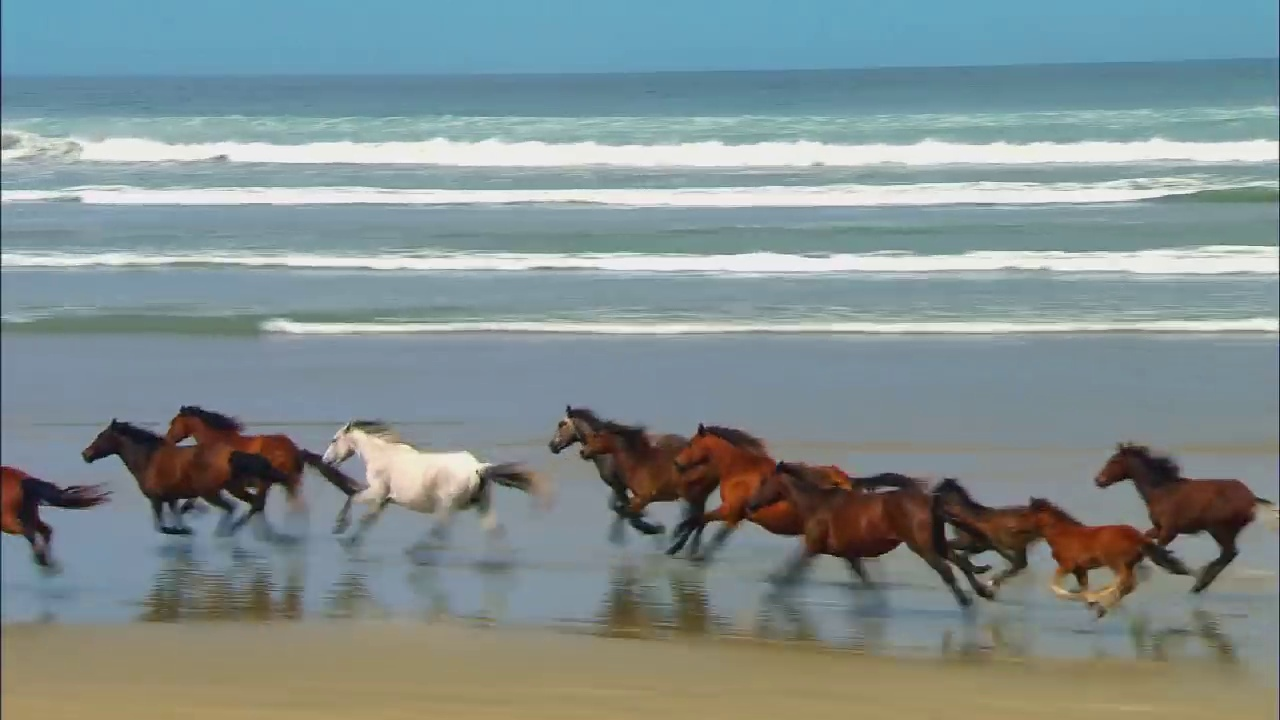
#> input picture sampleimage/frame_0010.jpg, 1280 x 720 px, found by its file name; its folder holds 4 pictures in this run
$ python img2txt.py
#> lines starting #> are read from the running program, lines starting #| are printed output that depends on the picture
import cv2
import numpy as np
import math

# 이미지 파일 경로 설정
number = 10
image_path = rf"C:\Users\82103\Desktop\imagetext\sampleimage\frame_{number:04d}.jpg"
size = 30  # size or one letter

# 이미지 로드
image = cv2.imread(image_path, cv2.IMREAD_GRAYSCALE)
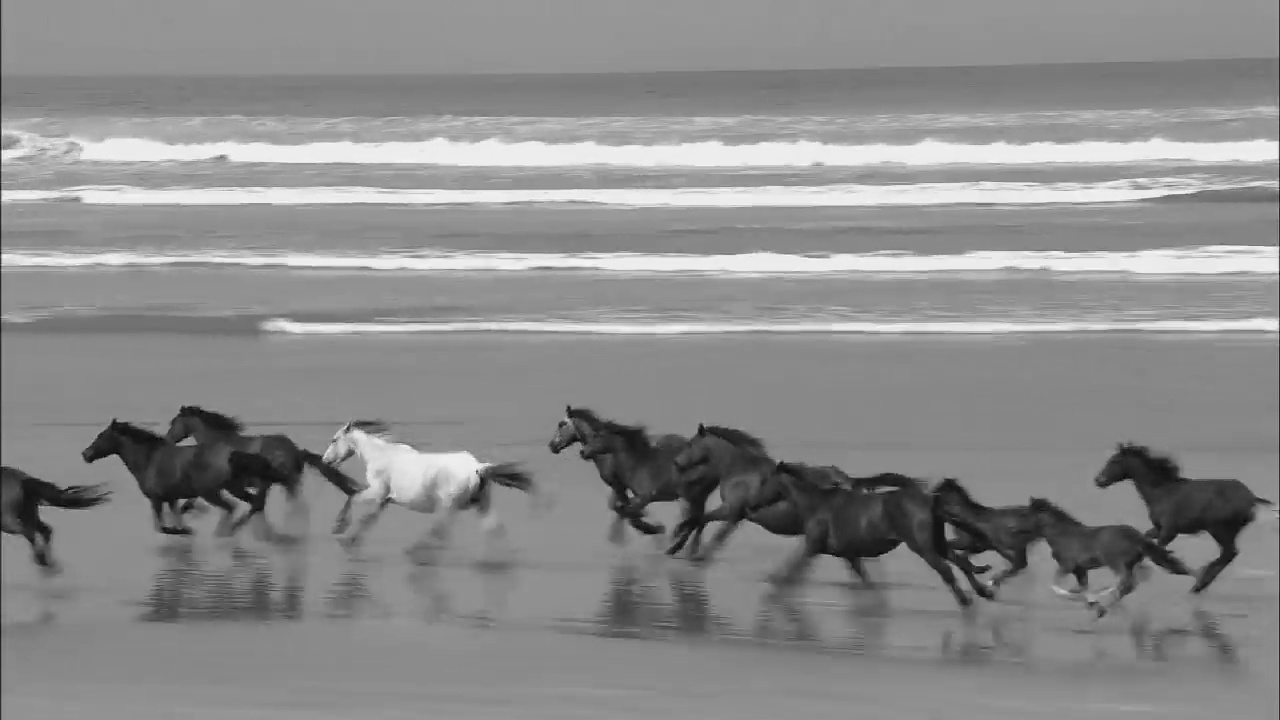
#> image: shape (720, 1280); min 1, max 253, mean 139.7

# 이미지의 높이와 너비 얻기
height, width = image.shape
#> height = 720; width = 1280

# 저장할 행렬 만들기
rows = math.floor(height / size)
#> rows = 24
cols = math.floor(width / size)
#> cols = 42
pixel = np.empty((rows, cols), dtype=str)

symbol = [" ", "^", "*", "!", "#", "%", "&", "$", "@", "■"]

# 블록 순회하며 평균 밝기 값 계산
for y in range(rows):
    for x in range(cols):
        block = image[y * size: (y + 1) * size, x * size: (x + 1) * size]
        block_mean = np.mean(block)
        pixel[y, x] = symbol[math.floor(block_mean/25.6)]

np.save(rf"C:\Users\82103\Desktop\imagetext\sampletxt\txt_{number:04d}.npy", pixel)
